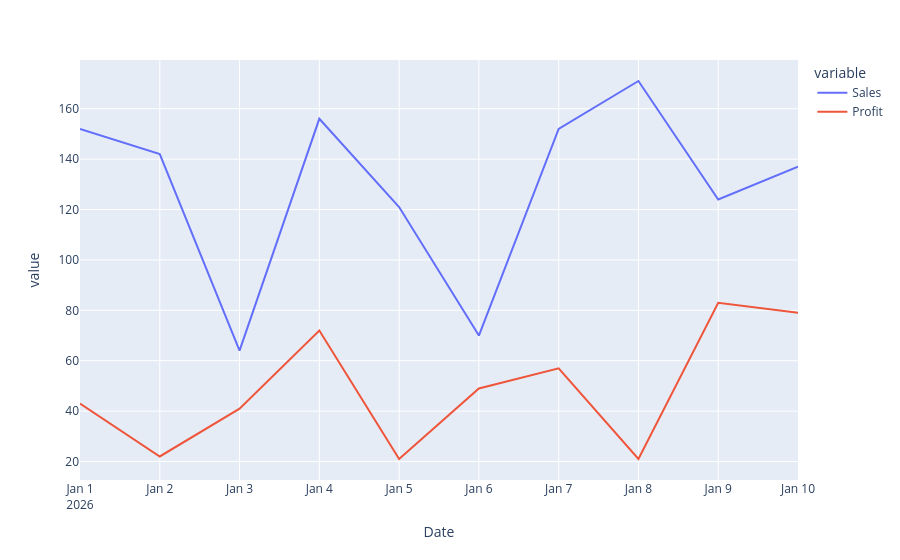

This figure's notebook cell:
### Code cell
# line plot
df[["Sales","Profit"]].plot()   # default is the line plot
# df[["Sales","Profit"]].plot(kind="line")
# df[["Sales","Profit"]].plot.line()

### Figure 1 — Plotly figure (JSON) as saved in the notebook; plotly's stock layout.template omitted (floating-point values rounded to 4 significant figures)
{"data": [{"hovertemplate": "variable=Sales<br>Date=%{x}<br>value=%{y}<extra></extra>", "legendgroup": "Sales", "line": {"color": "#636efa", "dash": "solid"}, "marker": {"symbol": "circle"}, "mode": "lines", "name": "Sales", "orientation": "v", "showlegend": true, "type": "scatter", "x": ["2026-01-01T00:00:00.000000000", "2026-01-02T00:00:00.000000000", "2026-01-03T00:00:00.000000000", "2026-01-04T00:00:00.000000000", "2026-01-05T00:00:00.000000000", "2026-01-06T00:00:00.000000000", "2026-01-07T00:00:00.000000000", "2026-01-08T00:00:00.000000000", "2026-01-09T00:00:00.000000000", "2026-01-10T00:00:00.000000000"], "xaxis": "x", "y": [152, 142, 64, 156, 121, 70, 152, 171, 124, 137], "yaxis": "y"}, {"hovertemplate": "variable=Profit<br>Date=%{x}<br>value=%{y}<extra></extra>", "legendgroup": "Profit", "line": {"color": "#EF553B", "dash": "solid"}, "marker": {"symbol": "circle"}, "mode": "lines", "name": "Profit", "orientation": "v", "showlegend": true, "type": "scatter", "x": ["2026-01-01T00:00:00.000000000", "2026-01-02T00:00:00.000000000", "2026-01-03T00:00:00.000000000", "2026-01-04T00:00:00.000000000", "2026-01-05T00:00:00.000000000", "2026-01-06T00:00:00.000000000", "2026-01-07T00:00:00.000000000", "2026-01-08T00:00:00.000000000", "2026-01-09T00:00:00.000000000", "2026-01-10T00:00:00.000000000"], "xaxis": "x", "y": [43, 22, 41, 72, 21, 49, 57, 21, 83, 79], "yaxis": "y"}], "layout": {"legend": {"title": {"text": "variable"}, "tracegroupgap": 0}, "margin": {"t": 60}, "xaxis": {"anchor": "y", "domain": [0, 1], "title": {"text": "Date"}}, "yaxis": {"anchor": "x", "domain": [0, 1], "title": {"text": "value"}}}}
